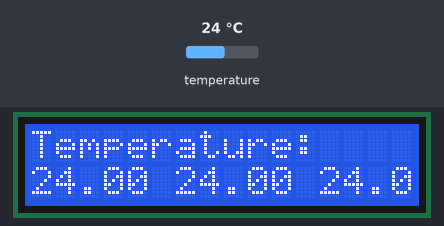
Recording of a sketch running on a simulated Arduino Uno, built with avr-gcc and run on an emulated ATmega328P. On the bench: 16×2 character LCD. Inputs (shaded band) come from the test bench; at power-on: temperature 24 °C. What the sketch prints to the serial monitor is not drawn.

Above: at 4.9 s.
5.0 s: temperature set to 12 °C
At 6.0 s:
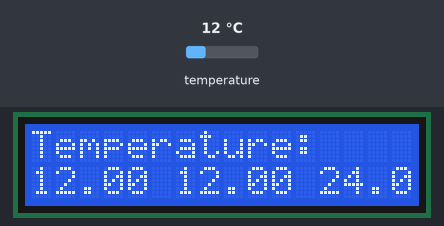
7.1 s: temperature set to 19 °C
At 9.4 s:
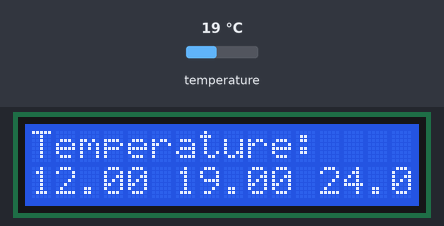
9.7 s: temperature set to 28 °C
At 11.8 s:
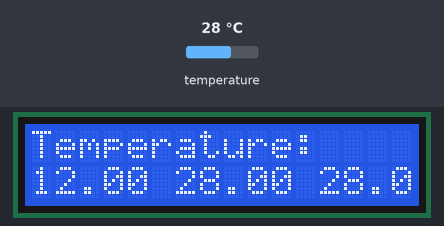
Timing chart, 0 to 13.3 s (numbered marks = the images above; inputs shaded):
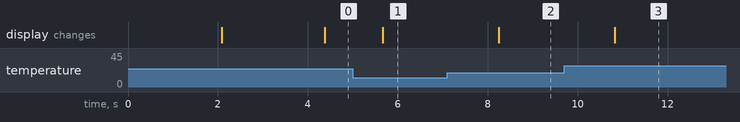

Measured:
- after the input at 5.0 s, the display: changes after 0.67 s (image 1)
- after the input at 7.1 s, the display: changes after 1.1 s (image 2)
- after the input at 9.7 s, the display: changes after 1.1 s (image 3)

The sketch:

LCD_Print_Temp.ino
```cpp
#include <LiquidCrystal.h>
#include <OneWire.h>

OneWire  ds(13);
LiquidCrystal lcd(12, 11,9,8,7,6, 5, 4, 3, 2);
float maxTemp, minTemp;

byte degree[7]={
  B00010,
  B00101,
  B00010,
  B00000,
  B00000,
  B00000,
  B00000};

void setup(void) {
  Serial.begin(9600);
  lcd.begin(16,2);
  lcd.home();
  lcd.print("Wellcome");
  delay(2000);
  lcd.clear();
  lcd.print("Temperature:");
  lcd.createChar(1,degree);
  maxTemp=getTemp();
  minTemp=maxTemp;
}

void loop(void) {
  float temperature=getTemp();
  if(temperature>maxTemp) maxTemp=temperature;
  if(temperature<minTemp) minTemp=temperature;
  lcd.setCursor(0,1);
  lcd.print(minTemp);
  lcd.setCursor(6,1);
  lcd.print(temperature);
  lcd.setCursor(12,1);
  lcd.print(maxTemp);
}

float getTemp(){
  byte i;
  byte present = 0;
  byte type_s=0;
  byte data[12];
  byte addr[8];
  float celsius;
verification:
  if ( !ds.search(addr)) {
    ds.reset_search();
    delay(250);
    goto verification;
  }
  ds.reset();
  ds.select(addr);
  ds.write(0x44,1);
  delay(1000);
  present = ds.reset();
  ds.select(addr);
  ds.write(0xBE);
  for ( i = 0; i < 9; i++) {
    data[i] = ds.read();
  }
  unsigned int raw = (data[1] << 8) | data[0];
  byte cfg = (data[4] & 0x60);
  if (cfg == 0x00) raw = raw << 3;
  else if (cfg == 0x20) raw = raw << 2;
  else if (cfg == 0x40) raw = raw << 1;
  celsius = (float)raw / 16.0;
  Serial.print("  Temperature = ");
  Serial.print(celsius);
  Serial.println(" Celsius, ");
  return celsius;
}
```
